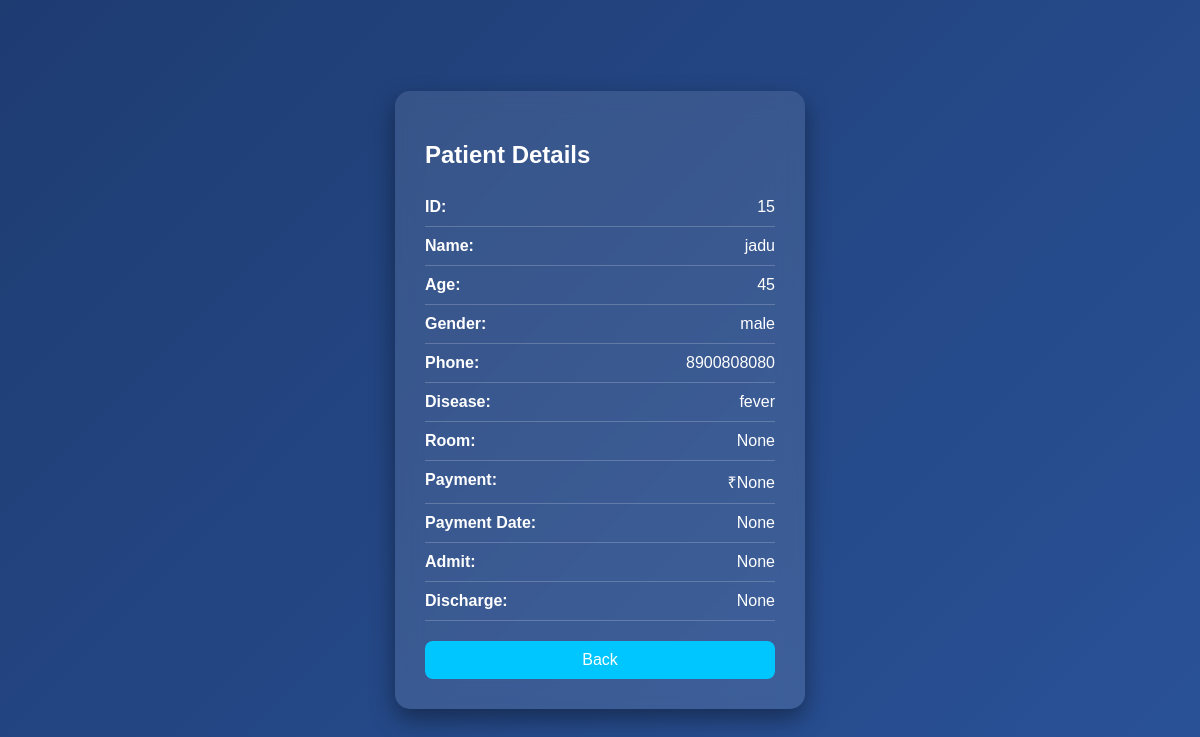
Screenshot of /view/15 with the database file from the repository.
### tables this page shows
CREATE TABLE patients(
        id INTEGER PRIMARY KEY AUTOINCREMENT,
        name TEXT,
        age INTEGER,
        gender TEXT,
        phone TEXT,
        disease TEXT
    , room TEXT, payment TEXT, payment_date TEXT, admit_date TEXT, discharge_date TEXT);

### app.py (the view)
@app.route('/view/<int:id>')
def view(id):
    conn = get_db()
    patient = conn.execute("SELECT * FROM patients WHERE id=?", (id,)).fetchone()
    conn.close()
    return render_template("view.html", patient=patient)

### app.py (called while the page is built)
def get_db():
    conn = sqlite3.connect("database.db")
    conn.row_factory = sqlite3.Row
    return conn

### templates/view.html (shortened to what this page needs)
<!DOCTYPE html>
<html>
<head>
</head>
<body>
<div class="card">
<h2>Patient Details</h2>
<div class="row"><b>ID:</b> {{ patient.id }}</div>
<div class="row"><b>Name:</b> {{ patient.name }}</div>
<div class="row"><b>Age:</b> {{ patient.age }}</div>
<div class="row"><b>Gender:</b> {{ patient.gender }}</div>
<div class="row"><b>Phone:</b> {{ patient.phone }}</div>
<div class="row"><b>Disease:</b> {{ patient.disease }}</div>
<div class="row"><b>Room:</b> {{ patient.room }}</div>
<div class="row"><b>Payment:</b> ₹{{ patient.payment }}</div>
<div class="row"><b>Payment Date:</b> {{ patient.payment_date }}</div>
<div class="row"><b>Admit:</b> {{ patient.admit_date }}</div>
<div class="row"><b>Discharge:</b> {{ patient.discharge_date }}</div>
<a href="/dashboard" class="back">Back</a>
</div>
</body>
</html>

### templates/view.html (style rules this page uses)
body { margin:0; height:100vh; display:flex; justify-content:center; align-items:center; background: linear-gradient(135deg,#1e3c72,#2a5298); font-family: Arial; }
.card { background: rgba(255,255,255,0.1); padding:30px; border-radius:15px; color:white; width:350px; backdrop-filter: blur(12px); box-shadow:0 10px 25px rgba(0,0,0,0.4); }
.row { display:flex; justify-content:space-between; padding:10px 0; border-bottom:1px solid rgba(255,255,255,0.2); }
.back { display:block; margin-top:20px; text-align:center; padding:10px; background:#00c6ff; color:white; text-decoration:none; border-radius:8px; }

### rows the page displays
patients: id "15", name "jadu", age "45", gender "male", phone "8900808080", disease "fever"

### other values shown
{{ patient.room }} "None"
{{ patient.payment }} "None"
{{ patient.payment_date }} "None"
{{ patient.admit_date }} "None"
{{ patient.discharge_date }} "None"
